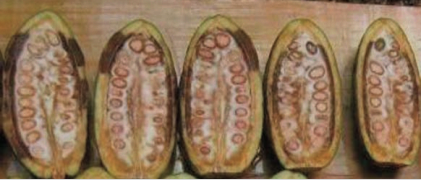
#> input picture raw/moniliasis/Captura desde 2026-03-17 17-23-19.png, 421 x 180 px; its folder holds only this picture in this run
$ python preparar_datos.py
#> lines starting #> are read from the running program, lines starting #| are printed output that depends on the picture
"""
preparar_datos.py
-----------------
Pipeline de preparacion de datos para clasificacion binaria sano/moniliasis.

Fases:
  1. Escaneo de raw/ con deduplicacion perceptual (average hash)
  2. Split balanceado: test holdout → val → train
  3. Oversampling de clase minoritaria en train
  4. Crops aleatorios offline para romper sesgo de composicion

Uso:
    python3 preparar_datos.py
"""

import shutil
import random
from pathlib import Path
from collections import Counter

import numpy as np
from PIL import Image


# ─── Deduplicacion ────────────────────────────────────────────────────────────

def _ahash(img_path, size=16):
    """Average perceptual hash (256 bits)."""
#> called with size = 16
    try:
        img = Image.open(img_path).convert("L").resize((size, size), Image.LANCZOS)
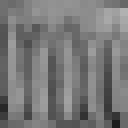
#> img: PIL image 16x16 L (shown 8 times larger); min 29, max 177, mean 119.9
        pixels = np.array(img, dtype=np.float32).flatten()
#> pixels = 256 values, max 177 at index 31, min 29 at index 254, mean 119.9
        return (pixels > pixels.mean()).astype(np.uint8)
    except Exception:
        return None


def deduplicar(imagenes, umbral=10):
    """
    Filtra imagenes casi-identicas (Hamming distance < umbral sobre 256 bits).
    No modifica archivos en disco; solo retorna la lista filtrada.
    """
    hashes, paths = [], []
    for img in imagenes:
        h = _ahash(img)
#> h = 256 values, max 1 at index 3, min 0 at index 0, mean 0.547
        if h is not None:
            hashes.append(h)
            paths.append(img)
    if not hashes:
        return imagenes, 0
    H = np.stack(hashes)
    keep = np.ones(len(paths), dtype=bool)
    for i in range(len(paths)):
        if not keep[i]:
            continue
        dists = np.sum(H[i + 1:] != H[i], axis=1)
        keep[np.where(dists < umbral)[0] + (i + 1)] = False
#> after the loop, keep = [True]
    unicos = [paths[i] for i in range(len(paths)) if keep[i]]
#> unicos = 1 item
    return unicos, len(paths) - len(unicos)


# ─── Crops offline ────────────────────────────────────────────────────────────

def generar_crops_offline(img_path, dir_destino, stem, sufijo, rng, n_crops=3):
    """Genera crops aleatorios (50-80% del original) para forzar aprendizaje de texturas."""
    img = Image.open(img_path)
    w, h = img.size
    guardados = 0
    for c in range(n_crops):
        frac = rng.uniform(0.5, 0.8)
        cw, ch = int(w * frac), int(h * frac)
        x = rng.randint(0, w - cw)
        y = rng.randint(0, h - ch)
        crop = img.crop((x, y, x + cw, y + ch))
        (dir_destino / f"{stem}_crop{c}{sufijo}").parent.mkdir(parents=True, exist_ok=True)
        crop.save(dir_destino / f"{stem}_crop{c}{sufijo}", quality=95)
        guardados += 1
    return guardados


# ─── Pipeline principal ───────────────────────────────────────────────────────

def preparar_datos(
    ruta_origen="raw",
    ruta_destino="dataset_cacao",
    val_por_clase=50,
    test_por_clase=15,
    dedup_umbral=10,
    max_ratio=2.5,
):
    dir_origen = Path(ruta_origen)
    dir_destino = Path(ruta_destino)

    if not dir_origen.exists():
        print(f"Error: No se encontro '{dir_origen}'.")
        return

    clases = sorted([d.name for d in dir_origen.iterdir() if d.is_dir()])
    if not clases:
        print("Error: No se encontraron subcarpetas en 'raw/'.")
        return

    extensiones_validas = {".jpg", ".jpeg", ".png", ".webp"}
    rng = random.Random(42)

    # ── Fase 1: Escanear + deduplicar ────────────────────────────────────────
    imagenes_por_clase = {}
    print("Escaneando y deduplicando...")
    for clase in clases:
        imgs = sorted([p for p in (dir_origen / clase).iterdir()
                        if p.suffix.lower() in extensiones_validas])
        n_orig = len(imgs)
        imgs, n_dup = deduplicar(imgs, umbral=dedup_umbral)
#> imgs = 1 item; n_dup = 0
        rng.shuffle(imgs)
        imagenes_por_clase[clase] = imgs
        dup_str = f" ({n_dup} duplicados filtrados)" if n_dup else ""
#> dup_str = ''
        print(f"  {clase}: {n_orig} → {len(imgs)} unicas{dup_str}")
#|   moniliasis: 1 → 1 unicas
#> pass 2 of the loop in preparar_datos, `for clase in clases:`:
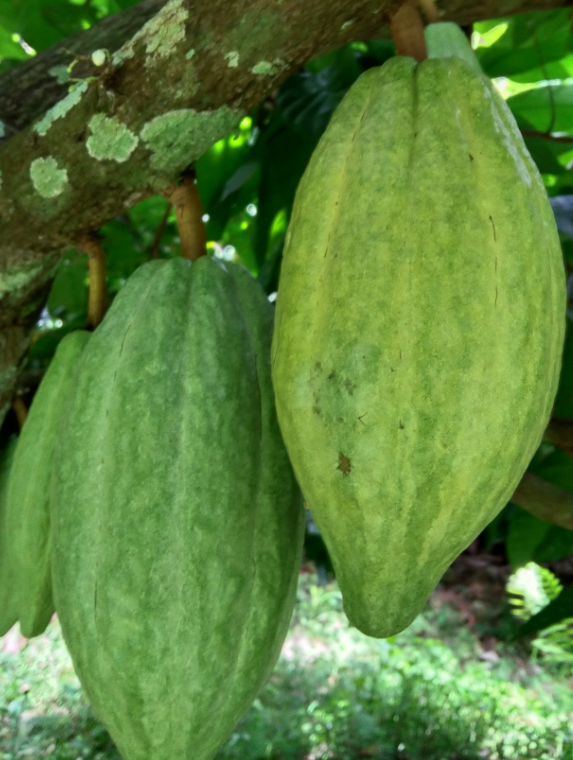
#> input picture raw/sano/Captura desde 2026-03-22 16-02-49.png, 573 x 760 px
#> in _ahash (call 2), `img = Image.open(img_path).convert("L").resize((size, size), Image.LAN..`:
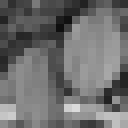
#> img: PIL image 16x16 L (shown 8 times larger); min 15, max 219, mean 109.9
#> pixels = 256 values, max 219 at index 217, min 15 at index 55, mean 109.9
#|   sano: 1 → 1 unicas

    # ── Fase 1b: Subsampling de clase mayoritaria si excede max_ratio ────────
    min_count = min(len(imgs) for imgs in imagenes_por_clase.values())
#> min_count = 1
    max_allowed = int(min_count * max_ratio)
#> max_allowed = 2
    for clase, imgs in imagenes_por_clase.items():
        if len(imgs) > max_allowed:
            rng.shuffle(imgs)
            removed = len(imgs) - max_allowed
            imagenes_por_clase[clase] = imgs[:max_allowed]
            print(f"  {clase}: subsampled {len(imgs)+removed} → {max_allowed} "
                  f"(cap {max_ratio}x clase minoritaria)")
#> this loop made 2 passes
#> after the loop, imagenes_por_clase = 2 items

    # ── Fase 2: Split balanceado test / val / train ──────────────────────────
    min_clase = min(len(imgs) for imgs in imagenes_por_clase.values())
#> min_clase = 1
    n_test = min(test_por_clase, max(5, min_clase // 10))
#> n_test = 5
    n_val  = min(val_por_clase, max(10, (min_clase - n_test) // 4))
#> n_val = 10

    print(f"\nSplit balanceado: {n_test} test + {n_val} val por clase")
#| Split balanceado: 5 test + 10 val por clase

    splits = {"train": {}, "val": {}, "test": {}}
    for clase, imgs in imagenes_por_clase.items():
        splits["test"][clase]  = imgs[:n_test]
        splits["val"][clase]   = imgs[n_test : n_test + n_val]
        splits["train"][clase] = imgs[n_test + n_val:]
#> after the loop, splits = 3 items

    # ── Fase 3: Oversampling clase minoritaria en train ───────────────────────
    conteos_train = {c: len(imgs) for c, imgs in splits["train"].items()}
#> conteos_train = {'moniliasis': 0, 'sano': 0}
    max_train = max(conteos_train.values())
#> max_train = 0

    print("\nDistribucion (imagenes unicas):")
    for c in clases:
        print(f"  {c}: {conteos_train[c]} train / {len(splits['val'][c])} val / "
              f"{len(splits['test'][c])} test")
#> this loop made 2 passes
#|   moniliasis: 0 train / 0 val / 1 test
#|   sano: 0 train / 0 val / 1 test

    oversampled = {}
    for clase, imgs in splits["train"].items():
        if len(imgs) < max_train:
            deficit = max_train - len(imgs)
            oversampled[clase] = imgs + [rng.choice(imgs) for _ in range(deficit)]
            print(f"\nOversampling '{clase}': {len(imgs)} → {len(oversampled[clase])} "
                  f"(+{deficit} duplicados)")
        else:
            oversampled[clase] = imgs
#> this loop made 2 passes
#> after the loop, oversampled = {'moniliasis': [], 'sano': []}

    # ── Fase 4: Copiar archivos + crops offline ──────────────────────────────
    if dir_destino.exists():
        shutil.rmtree(dir_destino)
        print(f"\nDirectorio '{dir_destino}' limpiado.")

    print("\nCopiando imagenes y generando crops...")
    for clase in clases:
        for split_name in ("train", "val", "test"):
            (dir_destino / split_name / clase).mkdir(parents=True, exist_ok=True)

        # Train
        dir_train = dir_destino / "train" / clase
        total_crops = 0
        contador = Counter()
        for img in oversampled[clase]:
            contador[img.name] += 1
            if contador[img.name] == 1:
                shutil.copy2(img, dir_train / img.name)
                total_crops += generar_crops_offline(
                    img, dir_train, img.stem, img.suffix, rng, n_crops=3)
            else:
                stem = f"{img.stem}_dup{contador[img.name] - 1}"
                shutil.copy2(img, dir_train / f"{stem}{img.suffix}")

        # Val y Test (limpios)
        for img in splits["val"][clase]:
            shutil.copy2(img, dir_destino / "val" / clase / img.name)
#> this loop made 0 passes
        for img in splits["test"][clase]:
            shutil.copy2(img, dir_destino / "test" / clase / img.name)
#> this loop made 1 pass

        nt = len(list((dir_destino / "train" / clase).iterdir()))
        nv = len(list((dir_destino / "val" / clase).iterdir()))
        ns = len(list((dir_destino / "test" / clase).iterdir()))
        print(f"  {clase}: {nt} train ({total_crops} crops) / {nv} val / {ns} test")
#> pass 2 of the loop in preparar_datos, `for clase in clases:`:
#> the loop in preparar_datos, `for img in splits["test"][clase]:` made 1 pass

    # ── Resumen ──────────────────────────────────────────────────────────────
    t = sum(len(list((dir_destino / "train" / c).iterdir())) for c in clases)
    v = sum(len(list((dir_destino / "val"   / c).iterdir())) for c in clases)
    s = sum(len(list((dir_destino / "test"  / c).iterdir())) for c in clases)
    print(f"\nTotal: {t} train + {v} val + {s} test = {t + v + s}")
    print("Preprocesamiento finalizado.")


if __name__ == "__main__":
    preparar_datos()
